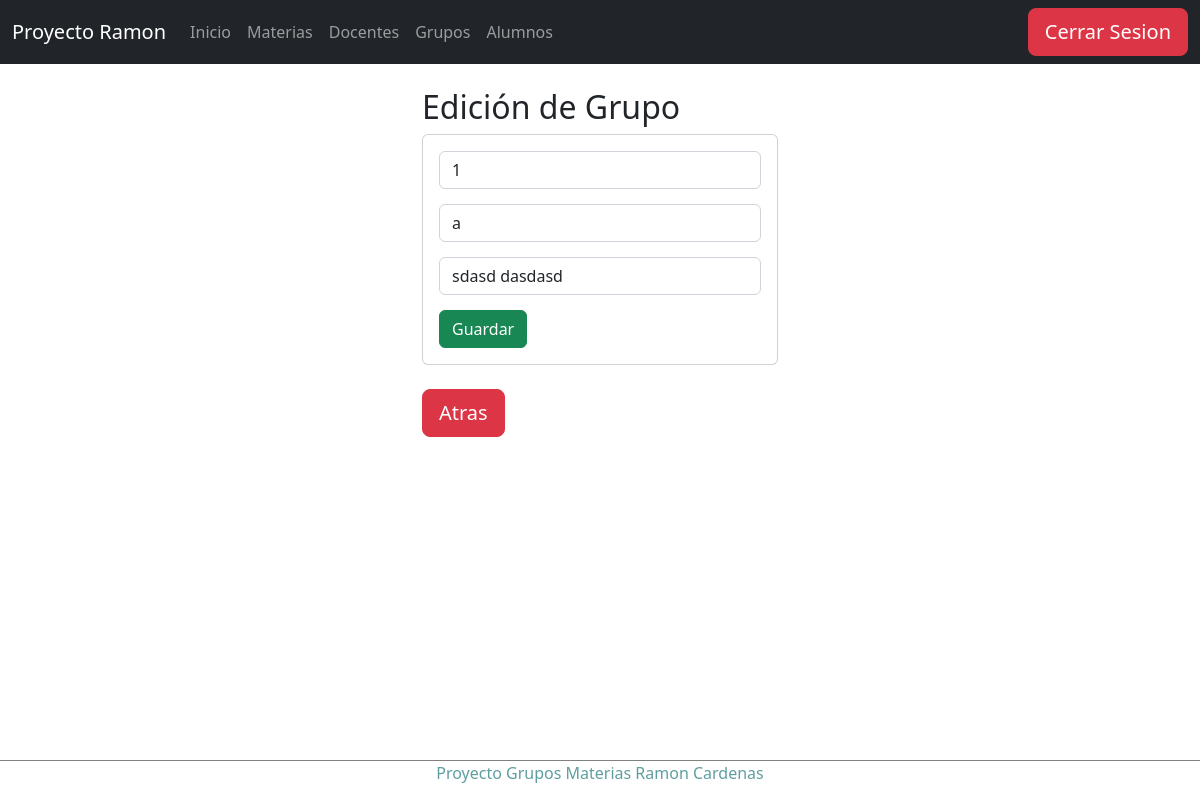
Page /edicionGrupo/1 (signed in) on the earlier database version.
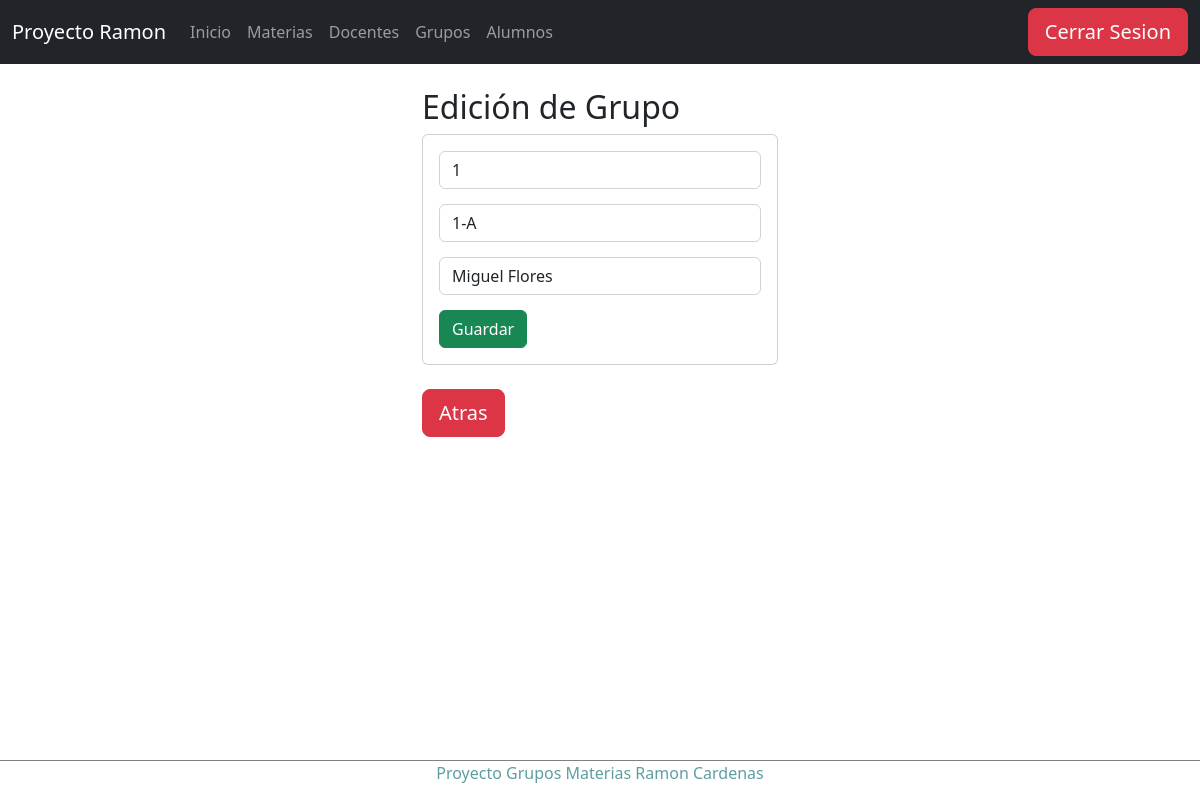
Same page on the later database version.
### Apps/Horario/models.py (models this page shows, shortened)
class Grupo(models.Model):
    idGrupo=models.CharField(primary_key=True,max_length=6)
    nombreGrupo=models.CharField(max_length=50)
    idDocente=models.ForeignKey(Docente, on_delete=models.SET_NULL,null=True,default=0, unique=True)

class Docente(models.Model):
    idDocente=models.CharField(primary_key=True,max_length=6)
    nombreDocente=models.CharField(max_length=50)
    apellidoDocente=models.CharField(max_length=50)

### Apps/Horario/views.py (the view)
# urls.py: path('edicionGrupo/<idGrupo>', views.edicionGrupo),
@login_required
def edicionGrupo(request, idGrupo):
    grupo = Grupo.objects.get(idGrupo=idGrupo)
    docentes = Docente.objects.all()
    return render(request, "grupos/edicionGrupos.html", {"grupo": grupo, "docentes":docentes})

### Apps/Horario/templates/grupos/edicionGrupos.html (shortened to what this page needs)
{% extends "../base.html" %}
{% block body %}
<div class="row">
    <div class="col-md-4 offset-md-4">
        <h2>Edición de Grupo</h2>
        <div class="card">
            <div class="card-body">
                <form action="/editarGrupo/" method="POST">{% csrf_token %}
                    <div class="form-group">
                        <input type="text" id="idGrupo" name="idGrupo" value="{{grupo.idGrupo}}" class="form-control" placeholder="Id"
                            minlength="1" maxlength="6" readonly required>
                    </div>
                    <div class="form-group">
                        <input type="text" id="nombreGrupo" name="nombreGrupo" value="{{grupo.nombreGrupo}}" class="form-control" placeholder="Nombre"
                            maxlength="50" required>
                    </div>
                    <div class="form-group">
                        <select type="text" id="idDocente" name="idDocente" class="form-control" required>
                            {% for d in docentes %}
                                <option value="{{d.idDocente}}" {% if d.idDocente ==  grupo.idDocente.idDocente %} selected {% endif %}>{{d.nombreDocente}} {{d.apellidoDocente}}</option>
                            {% endfor %}
                        </select>
                    </div>
                    <div class="form-group">
                        <button type="submit" class="btn btn-success btn-block text-white">Guardar</button>
                    </div>
                </form>
            </div>
        </div>
        <br>
        <a href="/grupos" class="btn btn-danger btn-lg">Atras</a>
    </div>
</div>
{% endblock %}

Differences in the rows shown:
changed Grupo id 1: nombreGrupo "a" → "1-A"; idDocente (not shown) → "Miguel Flores"
Other differences:
form field idDocente: "sdasd dasdasd" → (not shown)
